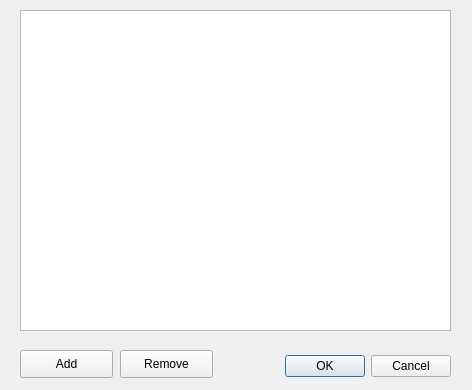
<?xml version="1.0" encoding="UTF-8"?>
<ui version="4.0">
 <class>IntervalEditDialog</class>
 <widget class="QDialog" name="IntervalEditDialog">
  <property name="geometry">
   <rect>
    <x>0</x>
    <y>0</y>
    <width>472</width>
    <height>390</height>
   </rect>
  </property>
  <property name="windowTitle">
   <string>Interval Editor</string>
  </property>
  <widget class="QDialogButtonBox" name="buttonBox">
   <property name="geometry">
    <rect>
     <x>250</x>
     <y>350</y>
     <width>201</width>
     <height>32</height>
    </rect>
   </property>
   <property name="orientation">
    <enum>Qt::Horizontal</enum>
   </property>
   <property name="standardButtons">
    <set>QDialogButtonBox::Cancel|QDialogButtonBox::Ok</set>
   </property>
  </widget>
  <widget class="QTableView" name="tableView">
   <property name="geometry">
    <rect>
     <x>20</x>
     <y>10</y>
     <width>431</width>
     <height>321</height>
    </rect>
   </property>
  </widget>
  <widget class="QPushButton" name="btnAddInterval">
   <property name="geometry">
    <rect>
     <x>20</x>
     <y>350</y>
     <width>93</width>
     <height>28</height>
    </rect>
   </property>
   <property name="text">
    <string>Add</string>
   </property>
  </widget>
  <widget class="QPushButton" name="btnRemoveInterval">
   <property name="geometry">
    <rect>
     <x>120</x>
     <y>350</y>
     <width>93</width>
     <height>28</height>
    </rect>
   </property>
   <property name="text">
    <string>Remove</string>
   </property>
  </widget>
 </widget>
 <resources/>
 <connections>
  <connection>
   <sender>buttonBox</sender>
   <signal>accepted()</signal>
   <receiver>IntervalEditDialog</receiver>
   <slot>accept()</slot>
   <hints>
    <hint type="sourcelabel">
     <x>248</x>
     <y>254</y>
    </hint>
    <hint type="destinationlabel">
     <x>157</x>
     <y>274</y>
    </hint>
   </hints>
  </connection>
  <connection>
   <sender>buttonBox</sender>
   <signal>rejected()</signal>
   <receiver>IntervalEditDialog</receiver>
   <slot>reject()</slot>
   <hints>
    <hint type="sourcelabel">
     <x>316</x>
     <y>260</y>
    </hint>
    <hint type="destinationlabel">
     <x>286</x>
     <y>274</y>
    </hint>
   </hints>
  </connection>
 </connections>
</ui>
